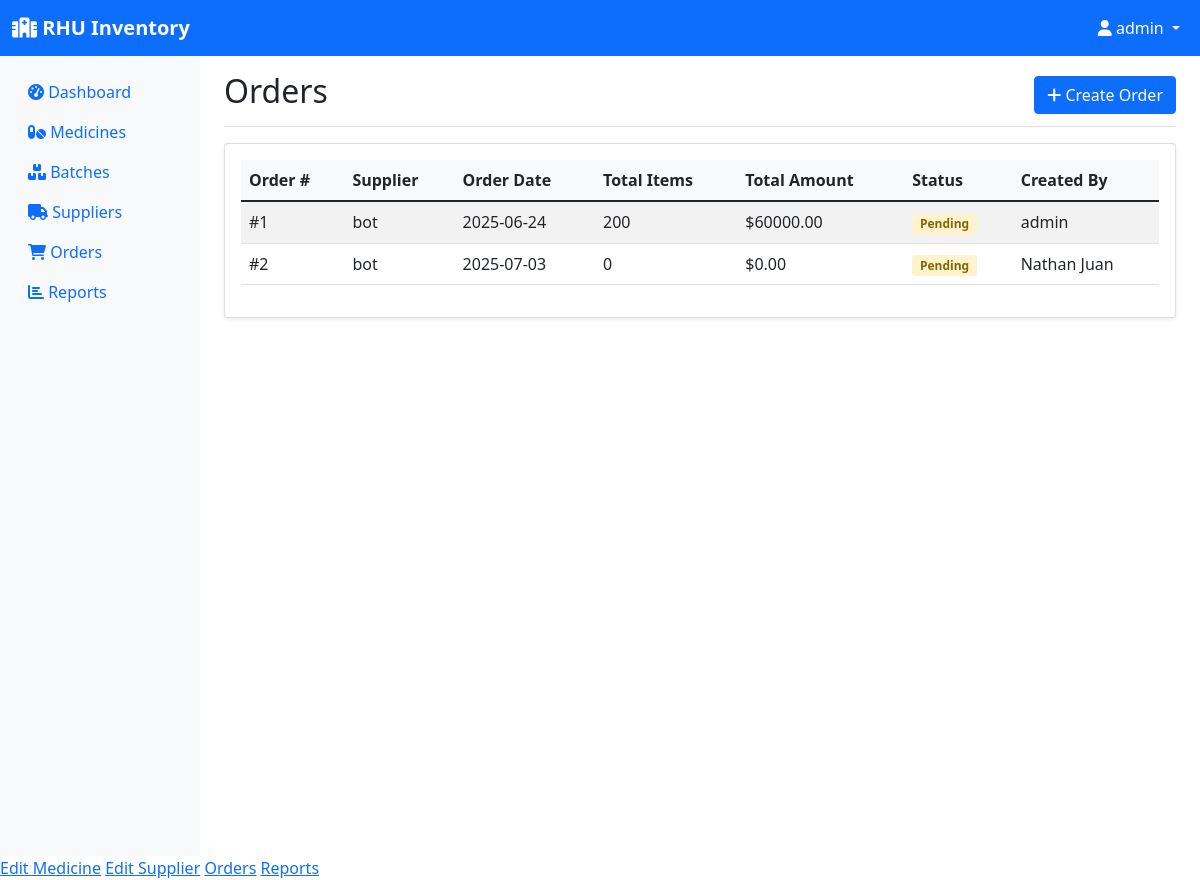
Page /orders (signed in) on the committed database.
### models.py (models this page shows, shortened)
class User(UserMixin, db.Model):
    id = db.Column(db.Integer, primary_key=True)
    username = db.Column(db.String(150), unique=True, nullable=False)
    password = db.Column(db.String(256), nullable=False)
    role = db.Column(db.String(20), nullable=False, default='employee')  # pharmacist, manager, assistant
    email = db.Column(db.String(120), unique=True, nullable=False)
    created_at = db.Column(db.DateTime, default=datetime.utcnow)

class Order(db.Model):
    id = db.Column(db.Integer, primary_key=True)
    supplier_id = db.Column(db.Integer, db.ForeignKey('supplier.id'), nullable=False)
    order_date = db.Column(db.DateTime, default=datetime.utcnow)
    status = db.Column(db.String(20), default='pending')  # pending, delivered, cancelled
    created_by = db.Column(db.Integer, db.ForeignKey('user.id'), nullable=False)
    items = db.relationship('OrderItem', backref='order', lazy=True, cascade='all, delete-orphan')
    creator = db.relationship('User', backref='orders')
    @property
    def total_amount(self):
        return sum(item.total_price for item in self.items)
    @property
    def total_items(self):
        return sum(item.quantity for item in self.items)

class Supplier(db.Model):
    id = db.Column(db.Integer, primary_key=True)
    name = db.Column(db.String(100), nullable=False)
    contact_person = db.Column(db.String(100))
    phone = db.Column(db.String(20))
    email = db.Column(db.String(120))
    address = db.Column(db.String(200))
    created_at = db.Column(db.DateTime, default=datetime.utcnow)
    medicines = db.relationship('Medicine', backref='supplier', lazy=True)
    orders = db.relationship('Order', backref='supplier', lazy=True)

class OrderItem(db.Model):
    id = db.Column(db.Integer, primary_key=True)
    order_id = db.Column(db.Integer, db.ForeignKey('order.id'), nullable=False)
    medicine_id = db.Column(db.Integer, db.ForeignKey('medicine.id'), nullable=False)
    quantity = db.Column(db.Integer, nullable=False)
    unit_price = db.Column(db.Float)
    @property
    def total_price(self):
        return (self.unit_price or 0) * self.quantity

### app.py (the view)
@app.route('/orders')
@login_required
def orders():
    orders = Order.query.all()
    return render_template('orders.html', orders=orders)

### app.py (called while the page is built)
@login_manager.user_loader
def load_user(user_id):
    return User.query.get(int(user_id))

### templates/orders.html (shortened to what this page needs)
{% extends "base.html" %}
{% block content %}
{% if current_user.is_authenticated and (current_user.role == 'admin' or current_user.role == 'sub-admin' or current_user.role == 'employee') %}
<div class="d-flex justify-content-between flex-wrap flex-md-nowrap align-items-center pt-3 pb-2 mb-3 border-bottom">
    <h1 class="h2">Orders</h1>
    <a href="{{ url_for('add_order') }}" class="btn btn-primary">
        <i class="fas fa-plus"></i> Create Order
    </a>
</div>
<div class="card">
    <div class="card-body">
        {% if orders %}
        <div class="table-responsive">
            <table class="table table-striped">
                <thead>
                    <tr>
                        <th>Order #</th>
                        <th>Supplier</th>
                        <th>Order Date</th>
                        <th>Total Items</th>
                        <th>Total Amount</th>
                        <th>Status</th>
                        <th>Created By</th>
                    </tr>
                </thead>
                <tbody>
                    {% for order in orders %}
                    <tr>
                        <td>#{{ order.id }}</td>
                        <td>{{ order.supplier.name }}</td>
                        <td>{{ order.order_date.strftime('%Y-%m-%d') }}</td>
                        <td>{{ order.total_items }}</td>
                        <td>${{ "%.2f"|format(order.total_amount) }}</td>
                        <td>
                            <span class="badge status-{{ order.status }}">
                                {{ order.status.title() }}
                            </span>
                        </td>
                        <td>{{ order.creator.username }}</td>
                    </tr>
                    {% endfor %}
                </tbody>
            </table>
        </div>
        {% else %}
        <div class="text-center py-4">
            <i class="fas fa-shopping-cart fa-3x text-muted mb-3"></i>
            <p class="text-muted">No orders found. <a href="{{ url_for('add_order') }}">Create your first order</a>.</p>
        </div>
        {% endif %}
    </div>
</div>
{% else %}
<div class="alert alert-danger mt-4">
    You do not have permission to access this page.
</div>
{% endif %}
{% endblock %}

### templates/base.html (shortened to what this page needs)
<!DOCTYPE html>
<html lang="en">
<head>
    <link href="https://cdn.jsdelivr.net/npm/bootstrap@5.1.3/dist/css/bootstrap.min.css" rel="stylesheet">
    <link href="https://cdnjs.cloudflare.com/ajax/libs/font-awesome/6.0.0/css/all.min.css" rel="stylesheet">
</head>
<body>
    <nav class="navbar navbar-expand-lg navbar-dark bg-primary">
        <div class="container-fluid">
            <a class="navbar-brand" href="{{ url_for('dashboard') }}">
                <i class="fas fa-hospital"></i> RHU Inventory
            </a>
            {% if current_user.is_authenticated %}
            <div class="navbar-nav ms-auto">
                <div class="nav-item dropdown">
                    <a class="nav-link dropdown-toggle text-white" href="#" id="navbarDropdown" role="button" data-bs-toggle="dropdown">
                        <i class="fas fa-user"></i> {{ current_user.username }}
                    </a>
                </div>
            </div>
            {% endif %}
        </div>
    </nav>
    <div class="container-fluid">
        <div class="row">
            {% if current_user.is_authenticated %}
            <nav class="col-md-3 col-lg-2 d-md-block sidebar collapse">
                <div class="position-sticky pt-3">
                    <ul class="nav flex-column">
                        <li class="nav-item">
                            <a class="nav-link" href="{{ url_for('dashboard') }}">
                                <i class="fas fa-tachometer-alt"></i> Dashboard
                            </a>
                        </li>
                        <li class="nav-item">
                            <a class="nav-link" href="{{ url_for('inventory') }}">
                                <i class="fas fa-pills"></i> Medicines
                            </a>
                        </li>
                        <li class="nav-item">
                            <a class="nav-link" href="{{ url_for('batches') }}">
                                <i class="fas fa-boxes"></i> Batches
                            </a>
                        </li>
                        <li class="nav-item">
                            <a class="nav-link" href="{{ url_for('suppliers') }}">
                                <i class="fas fa-truck"></i> Suppliers
                            </a>
                        </li>
                        <li class="nav-item">
                            <a class="nav-link" href="{{ url_for('orders') }}">
                                <i class="fas fa-shopping-cart"></i> Orders
                            </a>
                        </li>
                        <li class="nav-item">
                            <a class="nav-link" href="{{ url_for('reports') }}">
                                <i class="fas fa-chart-bar"></i> Reports
                            </a>
                        </li>
                    </ul>
                </div>
            </nav>
            {% endif %}
            <main class="{% if current_user.is_authenticated %}col-md-9 ms-sm-auto col-lg-10 px-md-4{% else %}col-12{% endif %}">
                {% block content %}{% endblock %}
            </main>
        </div>
    </div>
    {% if current_user.is_authenticated %}
        {% if current_user.role == 'admin' %}
            <a href="{{ edit_medicine_url }}">Edit Medicine</a>
            <a href="{{ edit_supplier_url }}">Edit Supplier</a>
            <a href="{{ orders_url }}">Orders</a>
            <a href="{{ reports_url }}">Reports</a>
        {% elif current_user.role == 'sub-admin' %}
            <a href="{{ edit_medicine_url }}">Edit Medicine</a>
            <a href="{{ edit_supplier_url }}">Edit Supplier</a>
            <a href="{{ orders_url }}">Orders</a>
        {% elif current_user.role == 'employee' %}
            <a href="{{ orders_url }}">Orders</a>
            <a href="{{ reports_url }}">Reports</a>
        {% endif %}
    {% endif %}
</body>
</html>

### templates/base.html (style rules this page uses)
.sidebar { min-height: 100vh; background-color: #f8f9fa; }
.navbar-brand { font-weight: bold; }
.card { box-shadow: 0 0.125rem 0.25rem rgba(0, 0, 0, 0.075); border: 1px solid rgba(0, 0, 0, 0.125); }
.table th { background-color: #f8f9fa; border-top: none; }
.status-pending { color: #856404; background-color: #fff3cd; border-color: #ffeaa7; }

### rows in the picture
User: username "admin"
Order: id "1", supplier.name "bot", order_date "2025-06-24", total_items "200", status "Pending", creator.username "admin"
OrderItem: total_amount "60000.00"
Order: id "2", supplier.name "bot", order_date "2025-07-03", total_items "0", total_amount "0.00", status "Pending", creator.username "Nathan Juan"
